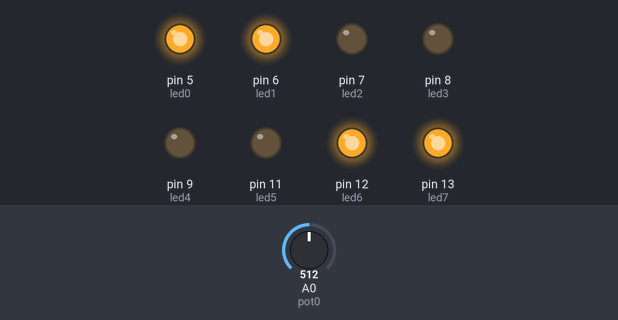
Bench run of a sketch on a simulated Arduino Uno, built with avr-gcc and run on an emulated ATmega328P. On the bench: output pins drawn as LEDs (lit = HIGH). The inputs (shaded band) are chosen by the test bench; at power-on: A0 (pot0) = 512.

Above: at 6.9 s.
7.0 s: A0 (pot0) set to 0
At 13.5 s:
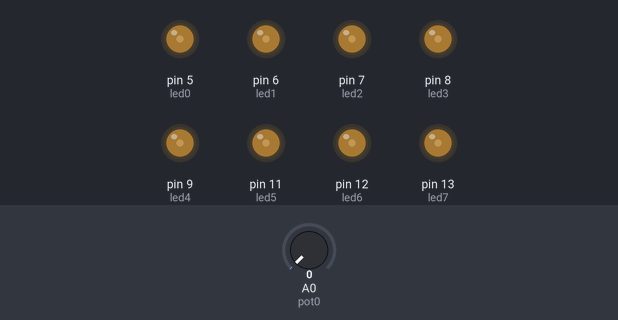
13.9 s: A0 (pot0) set to 122
At 14.51 s:
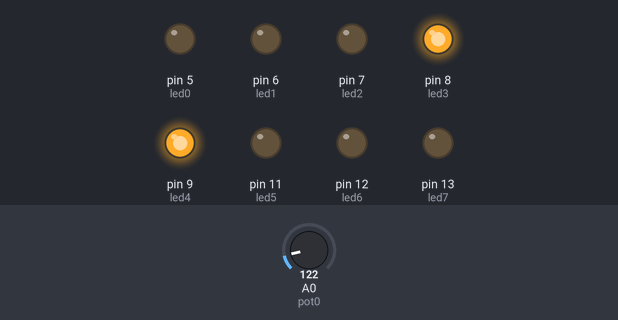
At 15.24 s:
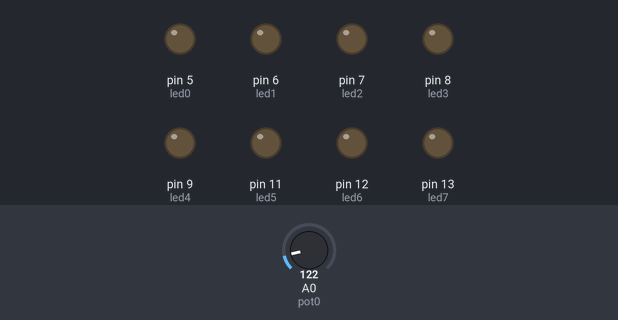
Timing chart, 0 to 26.8 s (numbered marks = the images above; inputs shaded):
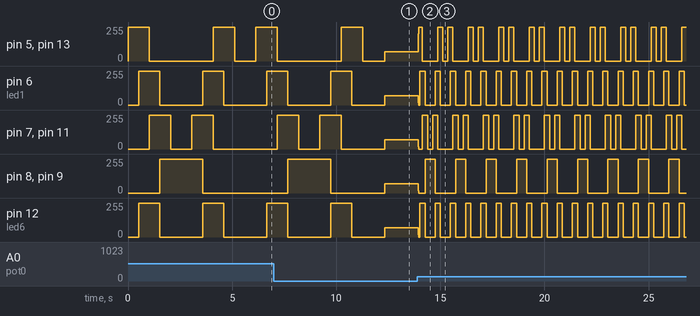

Measured:
- after the input at 13.9 s, pin 5 (led0), pin 13 (led7): 68/255 → 206/255 at once, then moves between 0/255 and 255/255, repeating every 1.5 s

The sketch:

EX2V.ino
```cpp
/**********************************************************************************
**                                                                               **
**                              Array de 8 LEDs                                  **
**                                                                               **
**                                                                               **
**********************************************************************************/

//********** Includes *************************************************************

//********** Variables ************************************************************
const byte led0 = 5;          // donar nom al pin 5 de l’Arduino
const byte led1 = 6;          // donar nom al pin 6 de l’Arduino
const byte led2 = 7;          // donar nom al pin 7 de l’Arduino
const byte led3 = 8;          // donar nom al pin 8 de l’Arduino
const byte led4 = 9;          // donar nom al pin 9 de l’Arduino
const byte led5 = 11;         // donar nom al pin 10 de l’Arduino
const byte led6 = 12;         // donar nom al pin 11 de l’Arduino
const byte led7 = 13;         // donar nom al pin 12 de l’Arduino
const byte pot0 = A0;
unsigned long temps = 300;             // definir variable de temps en ms

//********** Setup ****************************************************************
void setup()
{
  pinMode(led0, OUTPUT);     // definir el pin 5 com una sortida
  pinMode(led1, OUTPUT);     // definir el pin 6 com una sortida
  pinMode(led2, OUTPUT);     // definir el pin 7 com una sortida
  pinMode(led3, OUTPUT);     // definir el pin 8 com una sortida
  pinMode(led4, OUTPUT);     // definir el pin 9 com una sortida
  pinMode(led5, OUTPUT);     // definir el pin 10 com una sortida
  pinMode(led6, OUTPUT);     // definir el pin 11 com una sortida
  pinMode(led7, OUTPUT);     // definir el pin 12 com una sortida
  pinMode(pot0, INPUT);
}

//********** Loop *****************************************************************
void loop()
{
  temps = analogRead(pot0);
  digitalWrite(led0, HIGH);
  digitalWrite(led1, LOW);
  digitalWrite(led2, LOW);
  digitalWrite(led3, LOW);
  digitalWrite(led4, LOW);
  digitalWrite(led5, LOW);
  digitalWrite(led6, LOW);
  digitalWrite(led7, HIGH);

  delay(temps);                  // es queden leds pausa ms en aquest estat

  digitalWrite(led0, HIGH);
  digitalWrite(led1, HIGH);
  digitalWrite(led2, LOW);
  digitalWrite(led3, LOW);
  digitalWrite(led4, LOW);
  digitalWrite(led5, LOW);
  digitalWrite(led6, HIGH);
  digitalWrite(led7, HIGH);

  delay(temps);                  // es queden leds pausa ms en aquest estat

  digitalWrite(led0, LOW);
  digitalWrite(led1, HIGH);
  digitalWrite(led2, HIGH);
  digitalWrite(led3, LOW);
  digitalWrite(led4, LOW);
  digitalWrite(led5, HIGH);
  digitalWrite(led6, HIGH);
  digitalWrite(led7, LOW);

  delay(temps);                  // es queden leds pausa ms en aquest estat

  digitalWrite(led0, LOW);
  digitalWrite(led1, LOW);
  digitalWrite(led2, HIGH);
  digitalWrite(led3, HIGH);
  digitalWrite(led4, HIGH);
  digitalWrite(led5, HIGH);
  digitalWrite(led6, LOW);
  digitalWrite(led7, LOW);

  delay(temps);                  // es queden leds pausa ms en aquest estat

  digitalWrite(led0, LOW);
  digitalWrite(led1, LOW);
  digitalWrite(led2, LOW);
  digitalWrite(led3, HIGH);
  digitalWrite(led4, HIGH);
  digitalWrite(led5, LOW);
  digitalWrite(led6, LOW);
  digitalWrite(led7, LOW);

  delay(temps);                  // es queden leds pausa ms en aquest estat

  digitalWrite(led0, LOW);
  digitalWrite(led1, LOW);
  digitalWrite(led2, LOW);
  digitalWrite(led3, HIGH);
  digitalWrite(led4, HIGH);
  digitalWrite(led5, LOW);
  digitalWrite(led6, LOW);
  digitalWrite(led7, LOW);

  delay(temps);                  // es queden leds pausa ms en aquest estat

  digitalWrite(led0, LOW);
  digitalWrite(led1, LOW);
  digitalWrite(led2, HIGH);
  digitalWrite(led3, HIGH);
  digitalWrite(led4, HIGH);
  digitalWrite(led5, HIGH);
  digitalWrite(led6, LOW);
  digitalWrite(led7, LOW);

  delay(temps);                  // es queden leds pausa ms en aquest estat

  digitalWrite(led0, LOW);
  digitalWrite(led1, HIGH);
  digitalWrite(led2, HIGH);
  digitalWrite(led3, LOW);
  digitalWrite(led4, LOW);
  digitalWrite(led5, HIGH);
  digitalWrite(led6, HIGH);
  digitalWrite(led7, LOW);

  delay(temps);                  // es queden leds pausa ms en aquest estat

  digitalWrite(led0, HIGH);
  digitalWrite(led1, HIGH);
  digitalWrite(led2, LOW);
  digitalWrite(led3, LOW);
  digitalWrite(led4, LOW);
  digitalWrite(led5, LOW);
  digitalWrite(led6, HIGH);
  digitalWrite(led7, HIGH);

  delay(temps);                  // es queden leds pausa ms en aquest estat

  digitalWrite(led0, HIGH);
  digitalWrite(led1, LOW);
  digitalWrite(led2, LOW);
  digitalWrite(led3, LOW);
  digitalWrite(led4, LOW);
  digitalWrite(led5, LOW);
  digitalWrite(led6, LOW);
  digitalWrite(led7, HIGH);

  delay(temps);                  // es queden leds pausa ms en aquest estat

  digitalWrite(led0, LOW);
  digitalWrite(led1, LOW);
  digitalWrite(led2, LOW);
  digitalWrite(led3, LOW);
  digitalWrite(led4, LOW);
  digitalWrite(led5, LOW);
  digitalWrite(led6, LOW);
  digitalWrite(led7, LOW);

  delay(temps);                  // es queden leds pausa ms en aquest estat

  digitalWrite(led0, LOW);
  digitalWrite(led1, LOW);
  digitalWrite(led2, LOW);
  digitalWrite(led3, LOW);
  digitalWrite(led4, LOW);
  digitalWrite(led5, LOW);
  digitalWrite(led6, LOW);
  digitalWrite(led7, LOW);

  delay(temps);                  // es queden leds pausa ms en aquest estat


}

//********** Funcions *************************************************************
```
